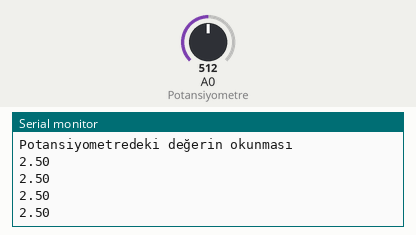
Simulated run of this sketch. Board: Arduino Uno, built with avr-gcc and run on an emulated ATmega328P. On the bench: the last lines printed to the serial monitor. Inputs (shaded band) come from the test bench; at power-on: A0 (Potansiyometre) = 512.

Above: at 1.2 s.
1.3 s: A0 (Potansiyometre) set to 716
At 1.71 s:
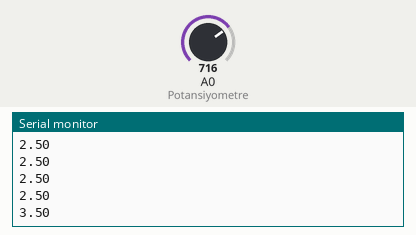
2.8 s: A0 (Potansiyometre) set to 900
At 2.91 s:
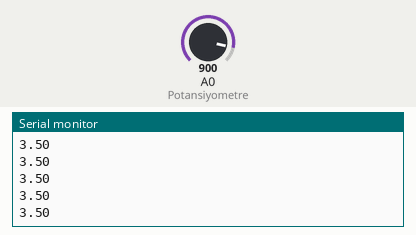
Timing chart, 0 to 5.8 s (numbered marks = the images above; inputs shaded):
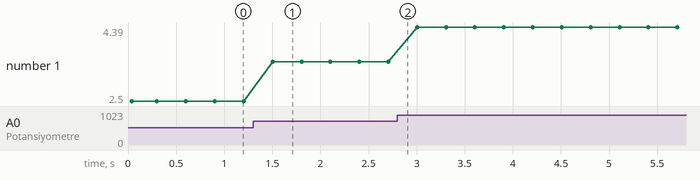

The sketch:

potansiyometre-kullanimi.ino
```cpp
#define Potansiyometre A0

int deger=0;

void setup() {
  Serial.begin(9600);
  Serial.println("Potansiyometredeki değerin okunması");
}

void loop() {
  deger = analogRead(Potansiyometre);

  float gerilim = (5.00/1024.00) * deger;

  Serial.println(gerilim);
  delay(300);
}
```

Measured:
- after the input at 1.3 s, the serial monitor: prints a new line after 0.20 s (image 1)
- plotted number 1: 2.5 → 3.5 after the input at 1.3 s, 3.5 → 4.39 after the input at 2.8 s
